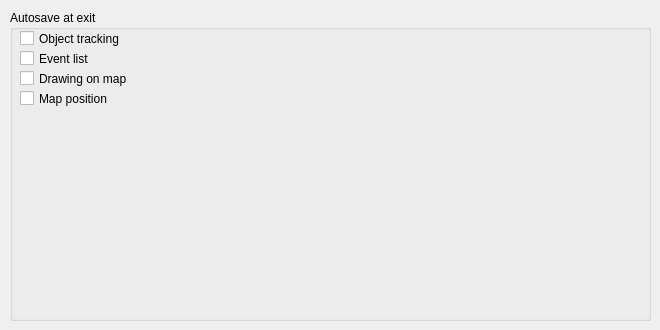
   <widget class="QWidget" name="tab_4">
    <attribute name="title">
     <string>Autosave</string>
    </attribute>
    <widget class="QGroupBox" name="groupBox_8">
     <property name="geometry">
      <rect>
       <x>10</x>
       <y>10</y>
       <width>641</width>
       <height>311</height>
      </rect>
     </property>
     <property name="title">
      <string>Autosave at exit</string>
     </property>
     <widget class="QCheckBox" name="checkBox_7">
      <property name="geometry">
       <rect>
        <x>10</x>
        <y>20</y>
        <width>211</width>
        <height>17</height>
       </rect>
      </property>
      <property name="text">
       <string>Object tracking</string>
      </property>
     </widget>
     <widget class="QCheckBox" name="checkBox_8">
      <property name="geometry">
       <rect>
        <x>10</x>
        <y>40</y>
        <width>211</width>
        <height>17</height>
       </rect>
      </property>
      <property name="text">
       <string>Event list</string>
      </property>
     </widget>
     <widget class="QCheckBox" name="checkBox_9">
      <property name="geometry">
       <rect>
        <x>10</x>
        <y>60</y>
        <width>211</width>
        <height>17</height>
       </rect>
      </property>
      <property name="text">
       <string>Drawing on map</string>
      </property>
     </widget>
     <widget class="QCheckBox" name="checkBox_12">
      <property name="geometry">
       <rect>
        <x>10</x>
        <y>80</y>
        <width>201</width>
        <height>17</height>
       </rect>
      </property>
      <property name="text">
       <string>Map position</string>
      </property>
     </widget>
    </widget>
   </widget>
